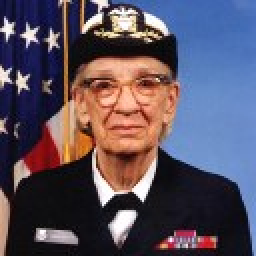
#> input picture Test/Pillow_Example_Draw/hopper.png, 128 x 128 px, found by its file name (shown 2 times larger)
$ python Draw_Partial_Opacity_Text.py
#> lines starting #> are read from the running program, lines starting #| are printed output that depends on the picture
# -*- coding: utf-8 -*-
"""
---------------------------------------
@file    : Draw_Partial_Opacity_Text
@Version : ??
@Author  : Andy Zang
@software: PyCharm
@For     :
---------------------------------------
"""

# History:
# 2020/8/21: Create
from PIL import Image, ImageDraw, ImageFont


def demo():
    # get an image
    base = Image.open("Pillow/Tests/images/hopper.png").convert("RGBA") #TODO need to download

    # make a blank image for the text, initialized to transparent text color
    txt = Image.new("RGBA", base.size, (255, 255, 255, 0))

    # get a font
    fnt = ImageFont.truetype("Pillow/Tests/fonts/FreeMono.ttf", 40)
    # get a drawing context
    d = ImageDraw.Draw(txt)

    # draw text, half opacity
    d.text((10, 10), "Hello", font=fnt, fill=(255, 255, 255, 128))
    # draw text, full opacity
    d.text((10, 60), "World", font=fnt, fill=(255, 255, 255, 255))

    out = Image.alpha_composite(base, txt)
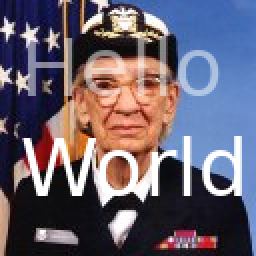
#> out: PIL image 128x128 RGBA (shown 2 times larger); mean R, G, B, A 104.4, 96.5, 111, 255

    out.show()


if __name__ == '__main__':
    demo()
